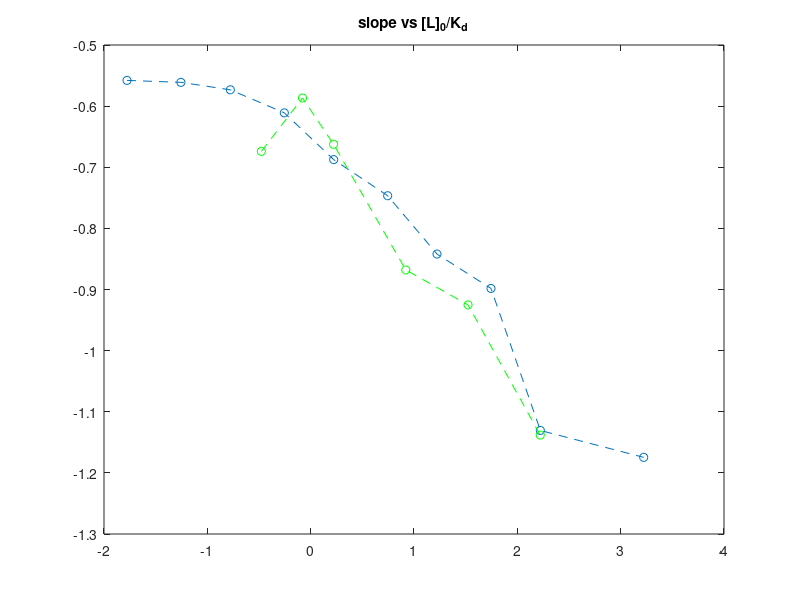

This chart was generated by the following MATLAB code: (Note: this script raises an error after producing the figure.)
% simulated data L_0/K_d
x= [1.67E-02,5.55E-02,1.67E-01,5.56E-01,1.67E+00,5.56E+00,1.67E+01,5.56E+01,1.67E+02,1.67E+03];
y= [-0.5579,-0.5611,-0.5733,-0.6110,-0.6875,-0.7466,-0.8420,-0.8983,-1.1306,-1.1746];
% dan's experimental data 
x1= [0.333333333,0.833333333,1.666666667,8.333333333,33.33333333,166.6666667];
y1= [-0.6740,-0.5867,-0.6624,-0.8680,-0.9252,-1.1382];

% new slope
x2= [0.333333333,0.833333333,1.666666667,8.333333333,33.33333333,166.6666667]; %L0/Kd_real
%x2= [2.86E-01,0.819672131,0.227272727,0.819672131,0.8,0.526315789];
y2= [-0.786333333,-0.596478333,-4.8576,-8.824666667,-38.55,-360.43];

logx=log10(x);
logx1=log10(x1);
logx2=log10(x2)
logy2=log10(y2)

figure(1)
plot(logx,y,'o--')
hold on;
plot(logx1,y1,'go--')
hold off;
title("slope vs [L]_0/K_d")
xline(0,"-.m")
xline(0.3,"-.k")
xlabel("[L]_0/K_d")
ylabel("slope")

legend('Simulated Data','Experimental Data','Linewidth',1.0,'AutoUpdate','off')
grid on

figure (2)
plot(logx2,logy2,'o--')
title("slope vs [L]_0/K_d")
xlabel("[L]_0/K_{d_{real}}")
ylabel("new slope")
xline(0,"-.m")
xline(0.3,"-.k")
grid on

figure(3)
% Simulated data linear fit 
% x_simulated= [1.67E-02,5.55E-02,1.67E-01,5.56E-01,1.67E+00,5.56E+00,1.67E+01,5.56E+01,1.67E+02,1.67E+03];
y_simulated= [-0.56435,-0.56644,-0.57898,-0.60616,-0.64995,-0.79375,-0.99493,-1.1158,-1.2447,-1.3436];
% Experimental data linear 
% x_data= [0.333333333,0.833333333,1.666666667,8.333333333,33.33333333,166.6666667];
y_data= [-0.58734,-0.60764,-0.58202,-0.81687,-0.78575,-1.0598];

% log_simulated=log10(x_simulated);
% log_data=log10(x_data);

plot(logx,y_simulated,'o--')
hold on;
plot(logx1,y_data,'go--')
hold off;
title("slope (linear fit) vs [L]_0/K_d")
xlabel("[L]_0/K_d")
ylabel("slope (linear fit)")
legend('Simulated Data(linear)','Experimental Data(linear)','Linewidth',1.0,'AutoUpdate','off')
grid on